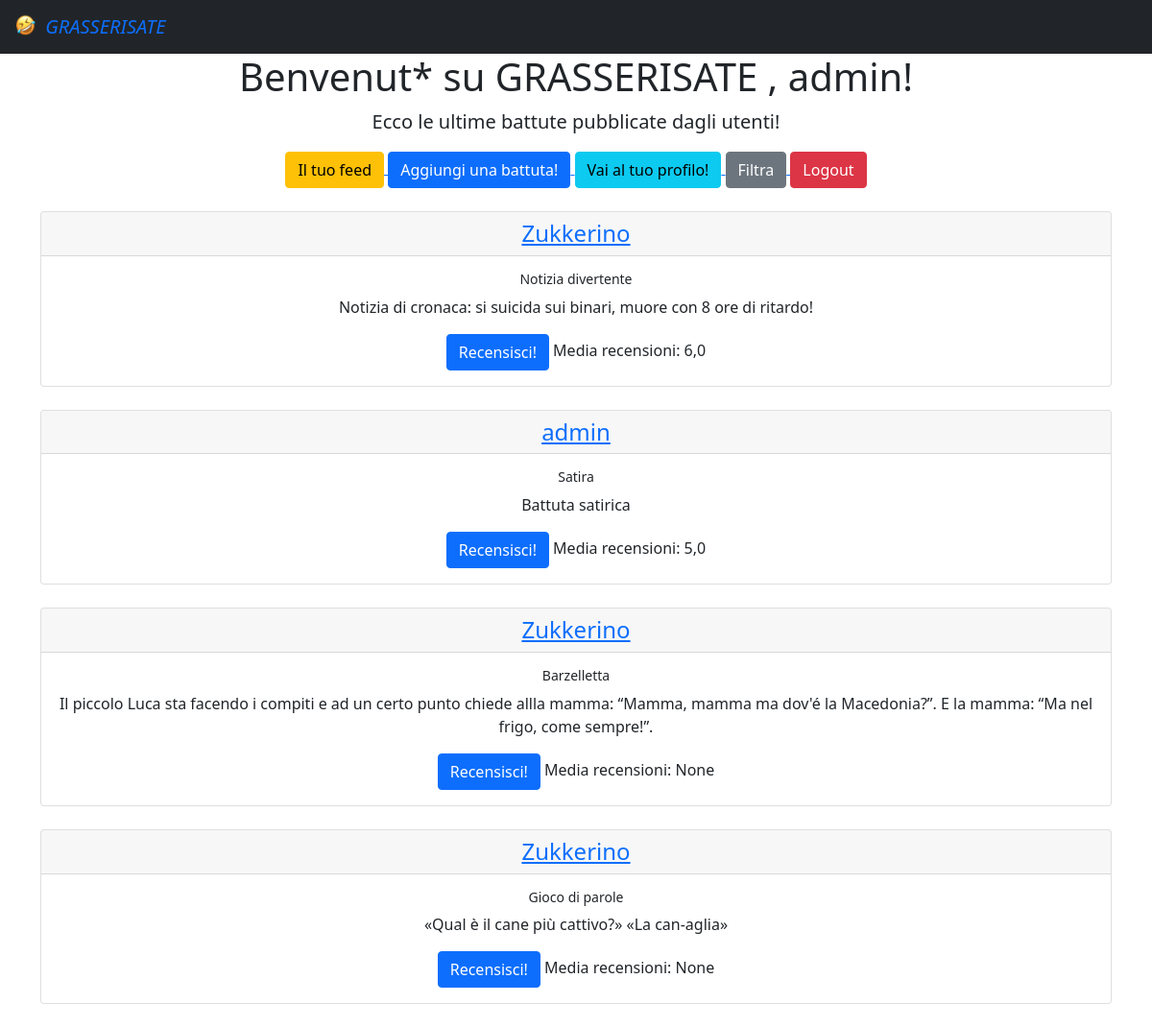
Screenshot of / (signed in) with the database file from the repository.
### esame/models.py (models this page shows)
class Battute(models.Model):
    testo = models.TextField(default="")
    utente = models.ForeignKey(User, on_delete=models.CASCADE, related_name='utentebat')
    tempo = models.DateTimeField(auto_now=True)
    tipo = models.CharField(choices=SCELTE, default='bar', max_length=25)
    @property
    def calcola_media(self):
        media_tupla = self.battutarec.all().aggregate(Avg('voto'))
        media_lunga = media_tupla['voto__avg']
        if type(media_lunga) is NoneType:
            media = media_lunga
        else:
            media = round(media_lunga, 2)
        return media

### esame/views.py (the view)
# urls.py: path('', views.HomeView.as_view(), name='home'),
class HomeView(ListView):
    template_name = 'home.html'
    model = Battute
    def get_queryset(self):
        return self.model.objects.order_by('-tempo')

### templates/home.html (shortened to what this page needs)
<html lang="en">
{% extends 'base.html' %}
{% block contenuto %}
    <div class="container">
        <h1> <div style="text-align: center;"> Benvenut* su GRASSERISATE {% if user.is_authenticated %} , {{ user.username }}{% endif %}!</div></h1>
        <p class="lead" style="text-align:center">
            Ecco le ultime battute pubblicate dagli utenti!
        </p>
        {% if user.is_authenticated %}
            <div style="text-align:center">
            <a href="{% url  "feed" %}">
                    <button type="button" class="btn btn-warning">
                        Il tuo feed
                    </button>
                </a>
                <a href="{% url  "aggiungi_battuta"%}">
                    <button type="button" class="btn btn-primary">
                        Aggiungi una battuta!
                    </button>
                </a>
                <a href="{% url  "profilo" pk=user.id %}">
                    <button type="button" class="btn btn-info">
                        Vai al tuo profilo!
                    </button>
                </a>
                <a href="{% url  "filtro"%}">
                    <button type="button" class="btn btn-secondary">
                        Filtra
                    </button>
                </a>
                <a href='{% url 'logout' %}'>
                    <button type="button" class="btn btn-danger">
                        Logout
                    </button>
                </a>
                         </div>
        {% endif %}
    <br>
    <div style="text-align:center">
        {% for b in object_list %}
            <div class="card">
                <h4 class="card-header"> <a href="{% url "profilo" pk=b.utente_id %}"> {{ b.utente }}  </a> </h4>
                <div class="card-body">
                    <h6 class="card-title" > <small>{{ b.tipo }}</small>  </h6>
                    <p class="card-text"> {{ b.testo }} </p>
                    {% if user.is_authenticated %}
                        <a href="{% url "aggiungi_recensione" pk=b.id %}" class="btn btn-primary">Recensisci!</a>
                    {% else %}
                        <p class="card-text" style="color:red"> Non puoi recensire perchè non hai effettuato il login </p>
                    {% endif %}
                    Media recensioni: {{ b.calcola_media}}
                </div>
            </div>
            <br>
        {%  endfor %}
    </div>
{% endblock %}

### rows the page displays
Battute: utente "Zukkerino", tipo "Notizia divertente", testo "Notizia di cronaca: si suicida sui binari, muore con 8 ore di ritardo!", calcola_media "6,0"
Battute: utente "admin", tipo "Satira", testo "Battuta satirica", calcola_media "5,0"
Battute: utente "Zukkerino", tipo "Barzelletta", testo "Il piccolo Luca sta facendo i compiti e ad un certo punto chiede allla mamma: “Mamma, mamma ma dov'é la Macedonia?”. E la mamma: “Ma nel frigo, come sempre!”.", calcola_media "None"
Battute: utente "Zukkerino", tipo "Gioco di parole", testo "«Qual è il cane più cattivo?» «La can-aglia»", calcola_media "None"

### other values shown
{{ user.username }} "admin"
